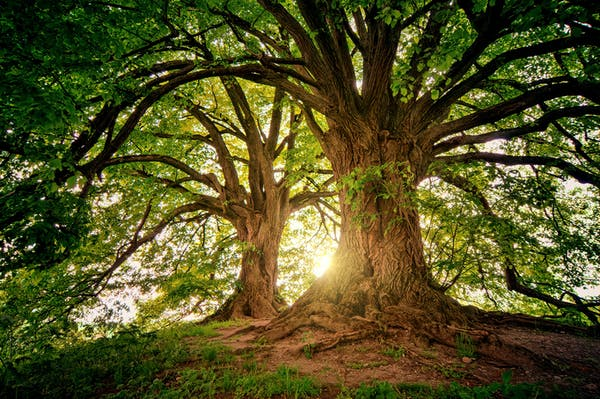
%> input picture image/Trees.jpeg, 600 x 399 px
$ octave trees.m   (GNU Octave 9; MATLAB toolbox functions it lacks are replaced by stand-ins)
%> lines starting %> are read from the running program, lines starting %| are printed output that depends on the picture
clear all;
C = imread("Trees.jpeg");
%> C is the input picture: size 399x600x3 uint8; mean R, G, B 82.6, 81, 35.6
figure(1);
imshow(C);
D = C;
D(:, :, 2) = 0;
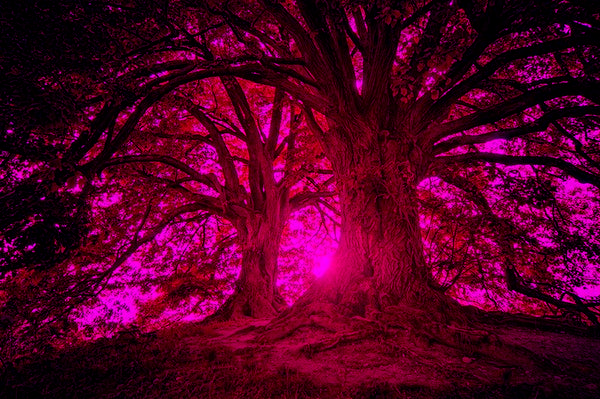
%> D: size 399x600x3 uint8; mean R, G, B 82.6, 0, 35.6
D(:, :, 3) = 0;
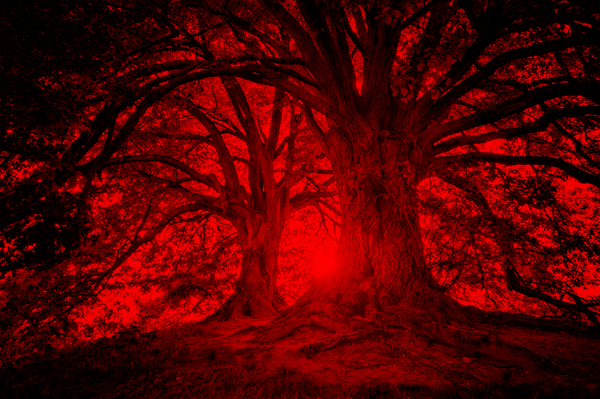
%> D: size 399x600x3 uint8; mean R, G, B 82.6, 0, 0
imwrite(D, "TreesRed.jpeg");
figure(2);
imshow(D);
E = C;
E(:, :, 1) = 0;
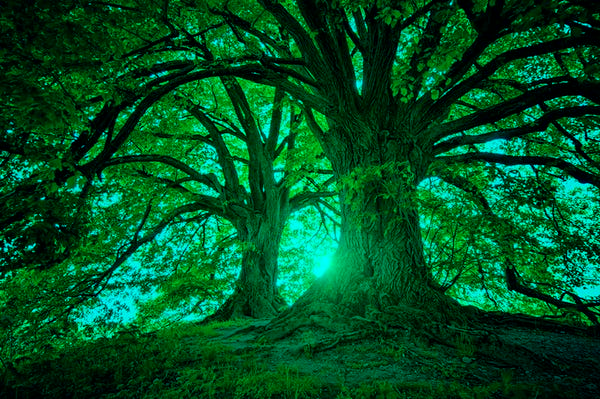
%> E: size 399x600x3 uint8; mean R, G, B 0, 81, 35.6
E(:, :, 3) = 0;
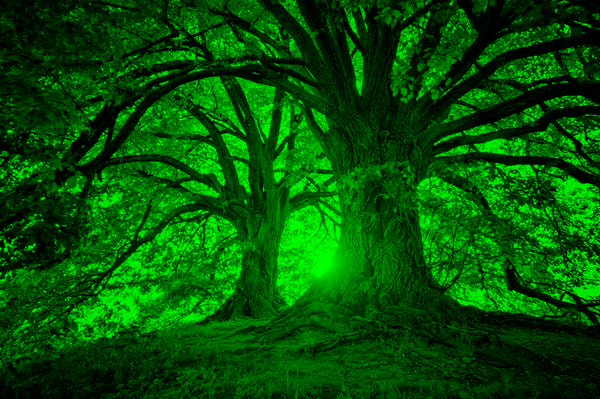
%> E: size 399x600x3 uint8; mean R, G, B 0, 81, 0
imwrite(E, "TreesGreen.jpeg");
figure(3);
imshow(E);
F = C;
F(:, :, 1) = 0;
F(:, :, 2) = 0;
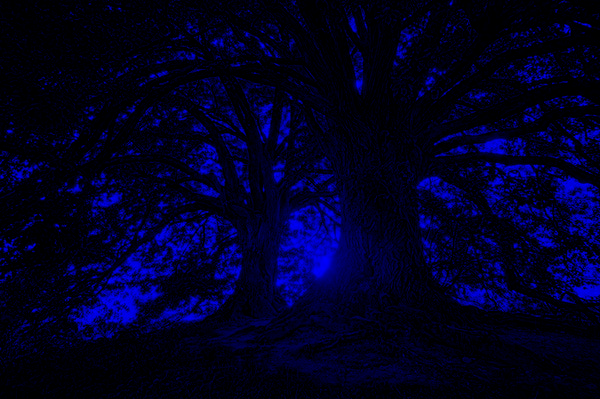
%> F: size 399x600x3 uint8; mean R, G, B 0, 0, 35.6
imwrite(F, "TreesBlue.jpeg");
figure(4);
imshow(F);
